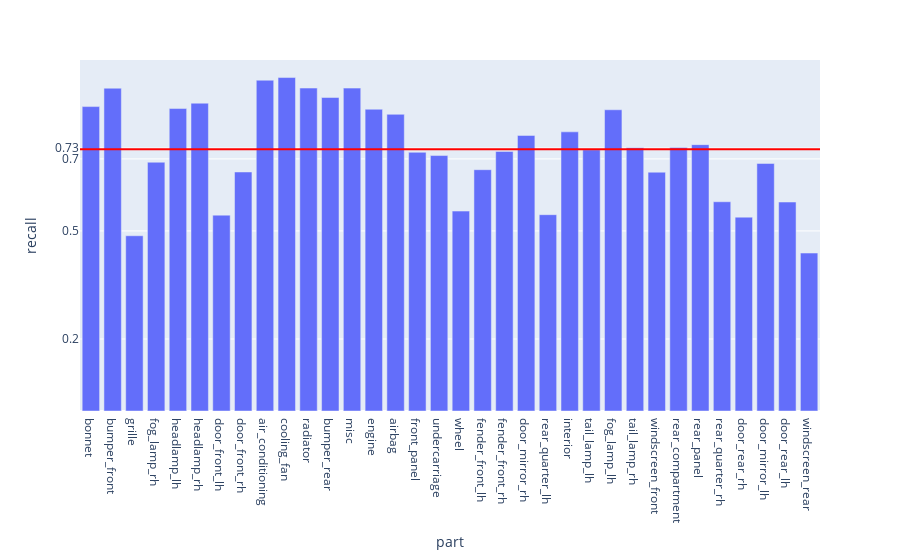

Notebook cell for this chart:
### Code cell
fig = px.bar(evalMetrics, x = 'part', y = 'recall')

fig.add_hline(y=avgRecall, line_width=2, line_color="red")

fig.update_layout(
    yaxis = dict(
        tickmode = 'array',
        tickvals = [np.format_float_positional(avgRecall, 2), 0.2, 0.5, 0.7],
    )
)
fig

### Figure 1 — Plotly figure (JSON) as saved in the notebook; plotly's stock layout.template omitted (floating-point values rounded to 4 significant figures)
{"data": [{"alignmentgroup": "True", "hovertemplate": "part=%{x}<br>recall=%{y}<extra></extra>", "legendgroup": "", "marker": {"color": "#636efa", "pattern": {"shape": ""}}, "name": "", "offsetgroup": "", "orientation": "v", "showlegend": false, "textposition": "auto", "type": "bar", "x": ["bonnet", "bumper_front", "grille", "fog_lamp_rh", "headlamp_lh", "headlamp_rh", "door_front_lh", "door_front_rh", "air_conditioning", "cooling_fan", "radiator", "bumper_rear", "misc", "engine", "airbag", "front_panel", "undercarriage", "wheel", "fender_front_lh", "fender_front_rh", "door_mirror_rh", "rear_quarter_lh", "interior", "tail_lamp_lh", "fog_lamp_lh", "tail_lamp_rh", "windscreen_front", "rear_compartment", "rear_panel", "rear_quarter_rh", "door_rear_rh", "door_mirror_lh", "door_rear_lh", "windscreen_rear"], "xaxis": "x", "y": [0.8452, 0.8963, 0.4866, 0.6908, 0.8397, 0.8547, 0.5438, 0.6636, 0.9185, 0.9259, 0.8966, 0.8704, 0.8965, 0.8379, 0.8237, 0.7183, 0.7092, 0.5551, 0.67, 0.7208, 0.7652, 0.5451, 0.7751, 0.7252, 0.8364, 0.7307, 0.6631, 0.7318, 0.7396, 0.581, 0.5382, 0.6873, 0.5802, 0.4385], "yaxis": "y"}], "layout": {"barmode": "relative", "legend": {"tracegroupgap": 0}, "margin": {"t": 60}, "shapes": [{"line": {"color": "red", "width": 2}, "type": "line", "x0": 0, "x1": 1, "xref": "x domain", "y0": 0.7265, "y1": 0.7265, "yref": "y"}], "xaxis": {"anchor": "y", "domain": [0, 1], "title": {"text": "part"}}, "yaxis": {"anchor": "x", "domain": [0, 1], "tickmode": "array", "tickvals": ["0.73", 0.2, 0.5, 0.7], "title": {"text": "recall"}}}}
